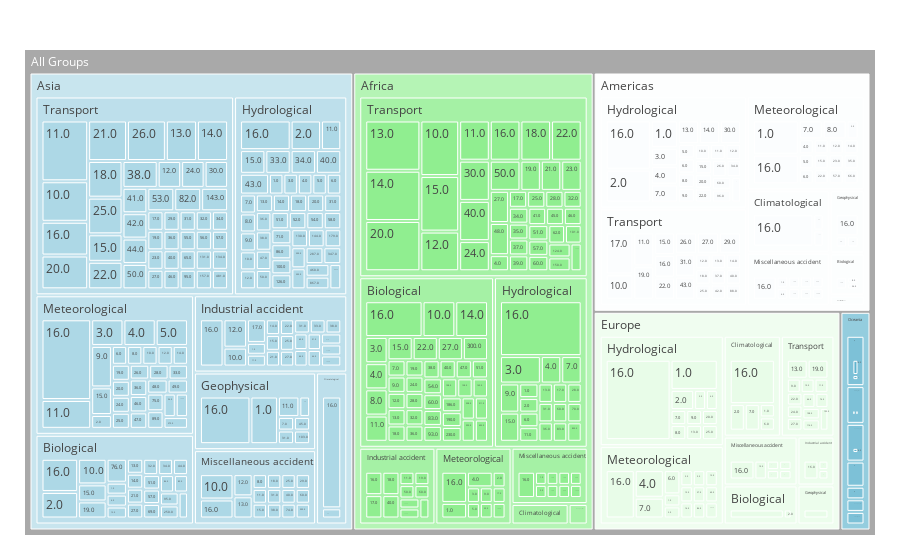

Write notebook code for a chart like this one.
### Code cell
treemap = px.treemap(year_filter_grouped, 
                     path = [px.Constant("All Groups"), "Region", "Disaster Subgroup", "Total Deaths"],
                     values = "Group_Count")

treemap.update_traces(root_color = "darkgrey")
treemap.update_layout(
    treemapcolorway = ["lightblue", "lightgreen"],
    margin = dict(t = 50, l = 25, r = 25, b = 25),
    font_color = "white")
treemap.show()

### Figure 1 — Plotly figure (JSON) as saved in the notebook; plotly's stock layout.template omitted (floating-point values rounded to 4 significant figures; data arrays with more than 128 entries replaced by an {"elided": "..."} marker saying what was removed)
{"data": [{"branchvalues": "total", "domain": {"x": [0, 1], "y": [0, 1]}, "hovertemplate": "labels=%{label}<br>Group_Count=%{value}<br>parent=%{parent}<br>id=%{id}<extra></extra>", "ids": {"elided": "512 str values"}, "labels": {"elided": "512 str values"}, "level": "All Groups", "name": "", "parents": {"elided": "512 str values"}, "root": {"color": "darkgrey"}, "type": "treemap", "values": {"elided": "512 int values"}}], "layout": {"autosize": true, "font": {"color": "white"}, "legend": {"tracegroupgap": 0}, "margin": {"b": 25, "l": 25, "r": 25, "t": 50}, "treemapcolorway": ["lightblue", "lightgreen"]}}
